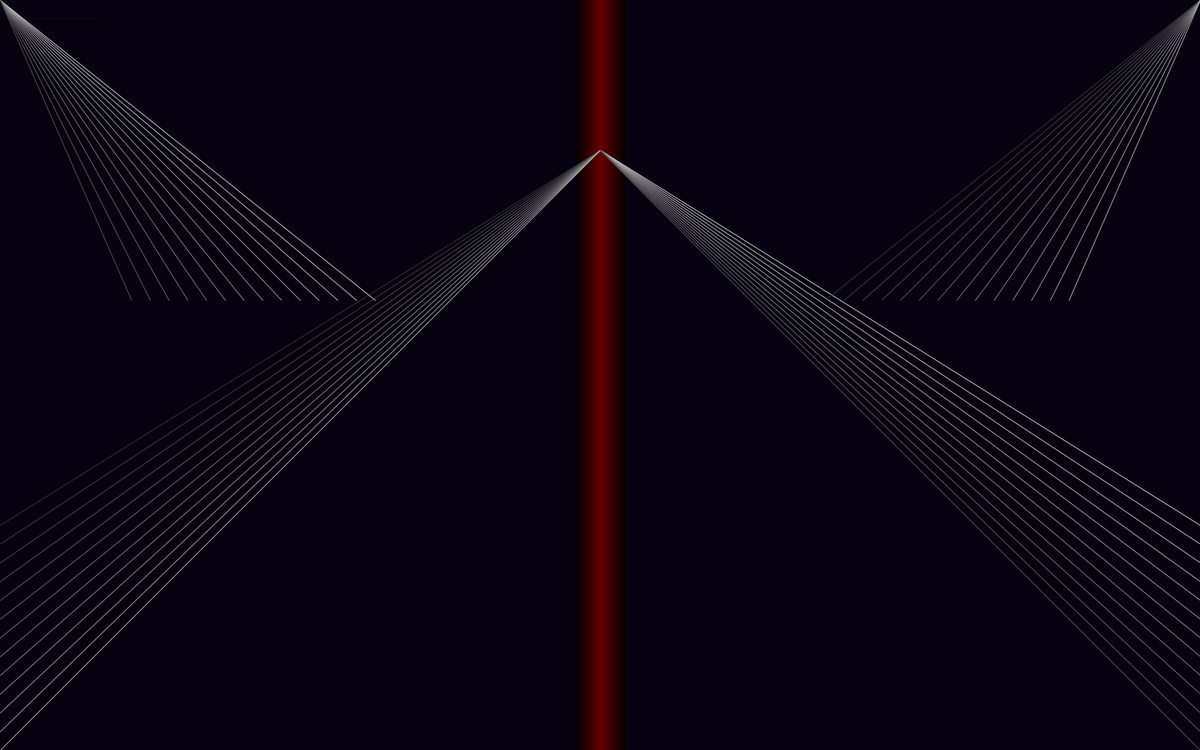
Frame 1 (no input)
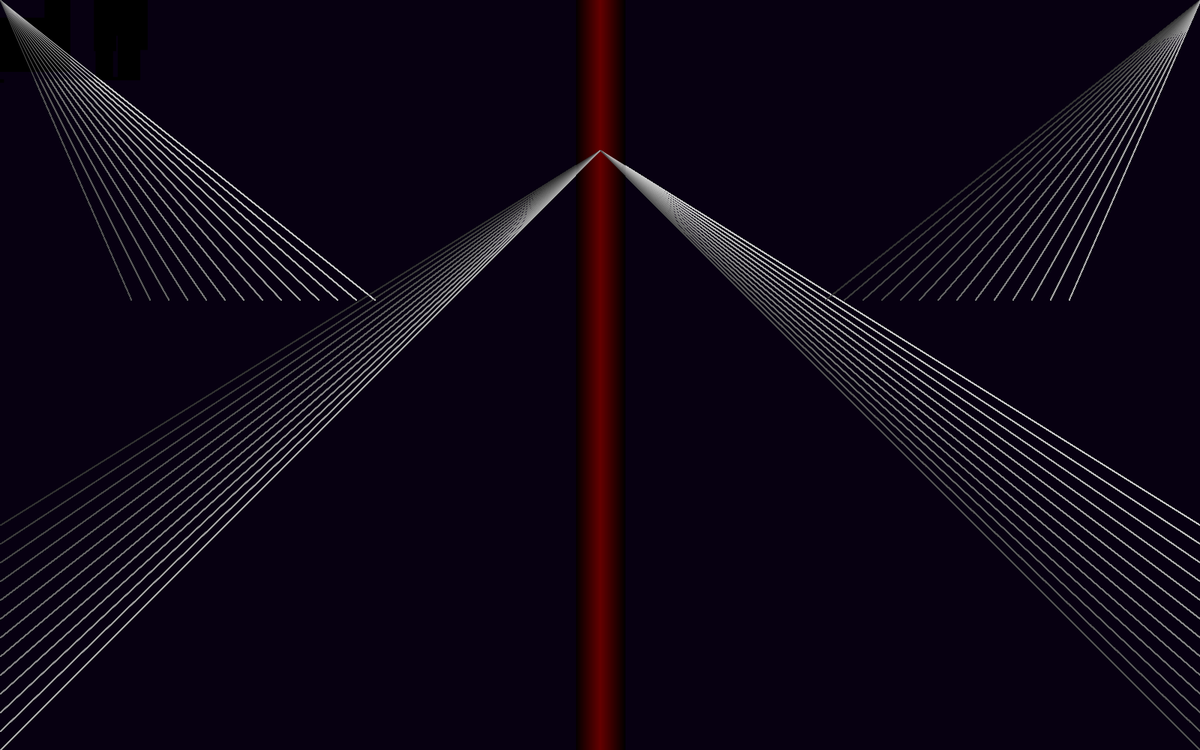
Frame 60 (the mouse pressed at the canvas centre just before this capture)
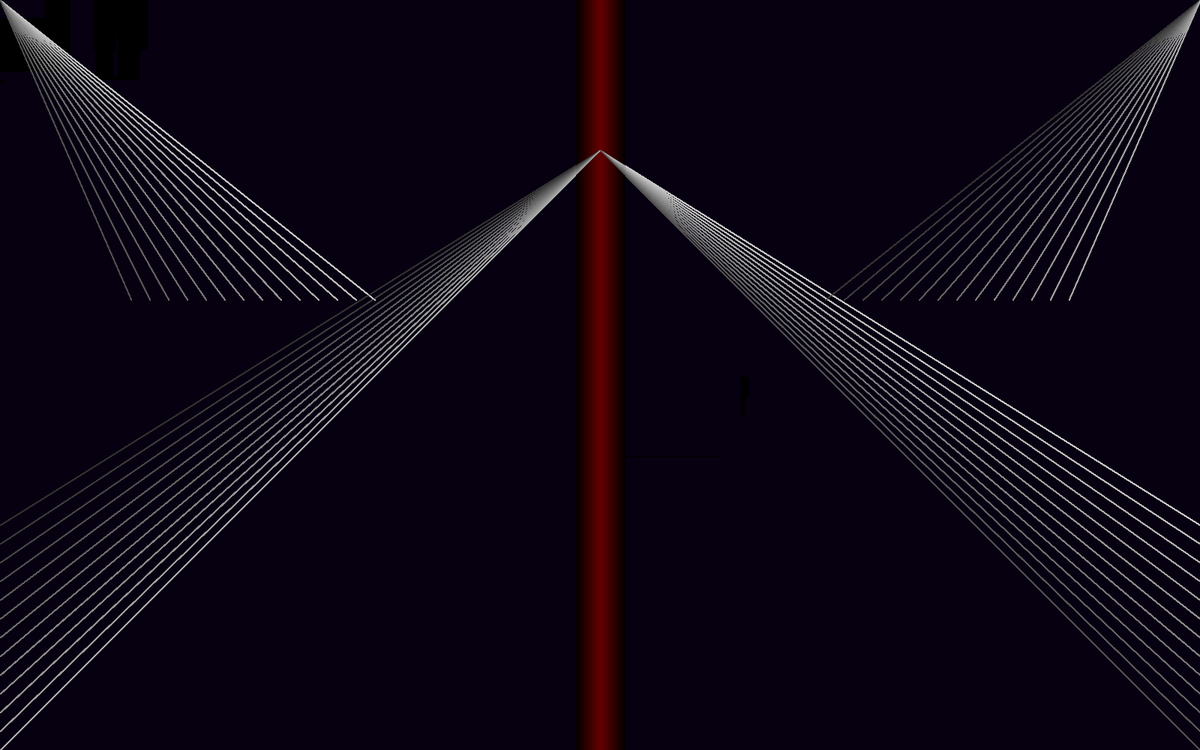
Frame 120 (the mouse held since frame 60 and released just before this capture)

The Processing sketch that drew these frames (run headless with seeded random() and noise(); from frame 60 on, the mouse is pressed at the canvas centre):

// Processing sketch: processing_14018
// ── processing_14018.pde

// Remy Lagrange

void setup() {
  size(1600,1000);
  background(7,0,17);
  stroke(100,0,0);
  line(800,1000,800,0);
}

void draw() {
  
  fill(0,0,0);
  noStroke();
  rect(mouseX,mouseY,random(200),random(115));
  
  fill(7,0,17);
  noStroke();
  rect(mouseX,mouseY,random(200),random(115));


  stroke(100,0,0);
  line(800,1000,800,0);
  
  stroke(97,0,0);
  line(801,1000,801,0);
  
  stroke(97,0,0);
  line(799,1000,799,0);
  
  stroke(94,0,0);
  line(798,1000,798,0);
  
  stroke(94,0,0);
  line(802,1000,802,0);
  
  stroke(91,0,0);
  line(803,1000,803,0);
  
  stroke(91,0,0);
  line(797,1000,797,0);
  
  stroke(88,0,0);
  line(804,1000,804,0);
  
  stroke(88,0,0);
  line(796,1000,796,0);
  
  stroke(85,0,0);
  line(805,1000,805,0);
  
  stroke(82,0,0);
  line(806,1000,806,0);
  
  stroke(79,0,0);
  line(807,1000,807,0);
  
  stroke(76,0,0);
  line(808,1000,808,0);
  
  stroke(73,0,0);
  line(809,1000,809,0);
  
  stroke(70,0,0);
  line(810,1000,810,0);
  
  stroke(67,0,0);
  line(811,1000,811,0);
  
  stroke(64,0,0);
  line(812,1000,812,0);
  
  stroke(61,0,0);
  line(813,1000,813,0);
  
  stroke(58,0,0);
  line(814,1000,814,0);
  
  stroke(55,0,0);
  line(815,1000,815,0);
  
  stroke(52,0,0);
  line(816,1000,816,0);
  
  stroke(49,0,0);
  line(817,1000,817,0);
  
  stroke(46,0,0);
  line(818,1000,818,0);
  
  stroke(43,0,0);
  line(819,1000,819,0);
  
  stroke(40,0,0);
  line(820,1000,820,0);
  
  stroke(37,0,0);
  line(821,1000,821,0);
  
  stroke(34,0,0);
  line(822,1000,822,0);
  
  stroke(31,0,0);
  line(823,1000,823,0);
  
  stroke(28,0,0);
  line(824,1000,824,0);
  
  stroke(25,0,0);
  line(825,1000,825,0);
  
  stroke(22,0,0);
  line(826,1000,826,0);
  
  stroke(19,0,0);
  line(827,1000,827,0);
  
  stroke(16,0,0);
  line(828,1000,828,0);
  
  stroke(13,0,0);
  line(829,1000,829,0);
  
  stroke(10,0,0);
  line(830,1000,830,0);
  
  stroke(7,0,0);
  line(831,1000,831,0);
  
  stroke(4,0,0);
  line(832,1000,832,0);
  
  stroke(1,0,0);
  line(833,1000,833,0);
  
  stroke(85,0,0);
  line(795,1000,795,0);
  
  stroke(82,0,0);
  line(794,1000,794,0);
  
  stroke(79,0,0);
  line(793,1000,793,0);
  
  stroke(76,0,0);
  line(792,1000,792,0);
  
  stroke(73,0,0);
  line(791,1000,791,0);
  
  stroke(70,0,0);
  line(790,1000,790,0);
  
  stroke(67,0,0);
  line(789,1000,789,0);
  
  stroke(64,0,0);
  line(788,1000,788,0);
  
  stroke(61,0,0);
  line(787,1000,787,0);
  
  stroke(58,0,0);
  line(786,1000,786,0);
  
  stroke(55,0,0);
  line(785,1000,785,0);
  
  stroke(52,0,0);
  line(784,1000,784,0);
  
  stroke(49,0,0);
  line(783,1000,783,0);
  
  stroke(46,0,0);
  line(782,1000,782,0);
  
  stroke(43,0,0);
  line(781,1000,781,0);
  
  stroke(40,0,0);
  line(780,1000,780,0);
  
  stroke(37,0,0);
  line(779,1000,779,0);
  
  stroke(34,0,0);
  line(778,1000,778,0);
  
  stroke(31,0,0);
  line(777,1000,777,0);
  
  stroke(28,0,0);
  line(776,1000,776,0);
  
  stroke(25,0,0);
  line(775,1000,775,0);
  
  stroke(22,0,0);
  line(774,1000,774,0);
  
  stroke(19,0,0);
  line(773,1000,773,0);
  
  stroke(16,0,0);
  line(772,1000,772,0);
  
  stroke(13,0,0);
  line(771,1000,771,0);
  
  stroke(10,0,0);
  line(770,1000,770,0);
  
  stroke(7,0,0);
  line(769,1000,769,0);
  
  stroke(4,0,0);
  line(768,1000,768,0);
  
  
  
  
  stroke(97,0,0);
  line(801,1000,801,0);
  
  stroke(97,0,0);
  line(799,1000,799,0);
  
  stroke(94,0,0);
  line(798,1000,798,0);
  
  stroke(94,0,0);
  line(802,1000,802,0);
  
  stroke(91,0,0);
  line(803,1000,803,0);
  
  stroke(91,0,0);
  line(797,1000,797,0);
  
  stroke(88,0,0);
  line(804,1000,804,0);
  
  stroke(88,0,0);
  line(796,1000,796,0);
  
  stroke(85,0,0);
  line(805,1000,805,0);
  
  stroke(82,0,0);
  line(806,1000,806,0);
  
  stroke(79,0,0);
  line(807,1000,807,0);
  
  stroke(76,0,0);
  line(808,1000,808,0);
  
  stroke(73,0,0);
  line(809,1000,809,0);
  
  stroke(70,0,0);
  line(810,1000,810,0);
  
  stroke(67,0,0);
  line(811,1000,811,0);
  
  stroke(64,0,0);
  line(812,1000,812,0);
  
  stroke(61,0,0);
  line(813,1000,813,0);
  
  stroke(58,0,0);
  line(814,1000,814,0);
  
  stroke(55,0,0);
  line(815,1000,815,0);
  
  stroke(52,0,0);
  line(816,1000,816,0);
  
  stroke(49,0,0);
  line(817,1000,817,0);
  
  stroke(46,0,0);
  line(818,1000,818,0);
  
  stroke(43,0,0);
  line(819,1000,819,0);
  
  stroke(40,0,0);
  line(820,1000,820,0);
  
  stroke(37,0,0);
  line(821,1000,821,0);
  
  stroke(34,0,0);
  line(822,1000,822,0);
  
  stroke(31,0,0);
  line(823,1000,823,0);
  
  stroke(28,0,0);
  line(824,1000,824,0);
  
  stroke(25,0,0);
  line(825,1000,825,0);
  
  stroke(22,0,0);
  line(826,1000,826,0);
  
  stroke(19,0,0);
  line(827,1000,827,0);
  
  stroke(16,0,0);
  line(828,1000,828,0);
  
  stroke(13,0,0);
  line(829,1000,829,0);
  
  stroke(10,0,0);
  line(830,1000,830,0);
  
  stroke(7,0,0);
  line(831,1000,831,0);
  
  stroke(4,0,0);
  line(832,1000,832,0);
  
  stroke(1,0,0);
  line(833,1000,833,0);
  
  stroke(85,0,0);
  line(795,1000,795,0);
  
  stroke(82,0,0);
  line(794,1000,794,0);
  
  stroke(79,0,0);
  line(793,1000,793,0);
  
  stroke(76,0,0);
  line(792,1000,792,0);
  
  stroke(73,0,0);
  line(791,1000,791,0);
  
  stroke(70,0,0);
  line(790,1000,790,0);
  
  stroke(67,0,0);
  line(789,1000,789,0);
  
  stroke(64,0,0);
  line(788,1000,788,0);
  
  stroke(61,0,0);
  line(787,1000,787,0);
  
  stroke(58,0,0);
  line(786,1000,786,0);
  
  stroke(55,0,0);
  line(785,1000,785,0);
  
  stroke(52,0,0);
  line(784,1000,784,0);
  
  stroke(49,0,0);
  line(783,1000,783,0);
  
  stroke(46,0,0);
  line(782,1000,782,0);
  
  stroke(43,0,0);
  line(781,1000,781,0);
  
  stroke(40,0,0);
  line(780,1000,780,0);
  
  stroke(37,0,0);
  line(779,1000,779,0);
  
  stroke(34,0,0);
  line(778,1000,778,0);
  
  stroke(31,0,0);
  line(777,1000,777,0);
  
  stroke(28,0,0);
  line(776,1000,776,0);
  
  stroke(25,0,0);
  line(775,1000,775,0);
  
  stroke(22,0,0);
  line(774,1000,774,0);
  
  stroke(19,0,0);
  line(773,1000,773,0);
  
  stroke(16,0,0);
  line(772,1000,772,0);
  
  stroke(13,0,0);
  line(771,1000,771,0);
  
  stroke(10,0,0);
  line(770,1000,770,0);
  
  stroke(7,0,0);
  line(769,1000,769,0);
  
  stroke(4,0,0);
  line(768,1000,768,0);
  
  
  

  stroke(50);
  line(0,700,800,200);
  
  stroke(60);
  line(0,725,800,200);
  
  stroke(70);
  line(0,750,800,200);
  
  stroke(80);
  line(0,775,800,200);
  
  stroke(90);
  line(0,800,800,200);
  
  stroke(100);
  line(0,825,800,200);
  
  stroke(110);
  line(0,850,800,200);
  
  stroke(120);
  line(0,875,800,200);
  
  stroke(130);
  line(0,900,800,200);
  
  stroke(140);
  line(0,925,800,200);
  
  stroke(150);
  line(0,950,800,200);
  
  stroke(160);
  line(0,975,800,200);
  
  stroke(170);
  line(0,1000,800,200);
  
  stroke(200);
  line(1600,700,800,200);
  
  stroke(190);
  line(1600,725,800,200);
  
  stroke(180);
  line(1600,750,800,200);
  
  stroke(170);
  line(1600,775,800,200);
  
  stroke(160);
  line(1600,800,800,200);
  
  stroke(150);
  line(1600,825,800,200);
  
  stroke(140);
  line(1600,850,800,200);
  
  stroke(130);
  line(1600,875,800,200);
  
  stroke(120);
  line(1600,900,800,200);
  
  stroke(110);
  line(1600,925,800,200);
  
  stroke(100);
  line(1600,950,800,200);
  
  stroke(90);
  line(1600,975,800,200);
  
  stroke(80);
  line(1600,1000,800,200);
  
  stroke(50);
  line(1600,0,1100,400);
  
  stroke(60);
  line(1600,0,1125,400);
  
  stroke(70);
  line(1600,0,1150,400);
  
  stroke(70);
  line(1600,0,1175,400);
  
  stroke(80);
  line(1600,0,1200,400);
  
  stroke(90);
  line(1600,0,1225,400);
  
  stroke(100);
  line(1600,0,1250,400);
  
  stroke(110);
  line(1600,0,1275,400);
  
  stroke(120);
  line(1600,0,1300,400);
  
  stroke(130);
  line(1600,0,1325,400);
  
  stroke(140);
  line(1600,0,1350,400);
  
  stroke(150);
  line(1600,0,1375,400);
  
  stroke(160);
  line(1600,0,1400,400);
  
  stroke(170);
  line(1600,0,1425,400);
  
  stroke(200);
  line(0,0,500,400);
  
  stroke(190);
  line(0,0,475,400);
  
  stroke(180);
  line(0,0,450,400);
  
  stroke(170);
  line(0,0,425,400);
  
  stroke(160);
  line(0,0,400,400);
  
  stroke(150);
  line(0,0,375,400);
  
  stroke(140);
  line(0,0,350,400);
  
  stroke(140);
  line(0,0,325,400);
  
  stroke(130);
  line(0,0,300,400);
  
  stroke(120);
  line(0,0,275,400);
  
  stroke(110);
  line(0,0,250,400);
  
  stroke(100);
  line(0,0,225,400);
  
  stroke(90);
  line(0,0,200,400);
  
  stroke(80);
  line(0,0,175,400);
 
 }
